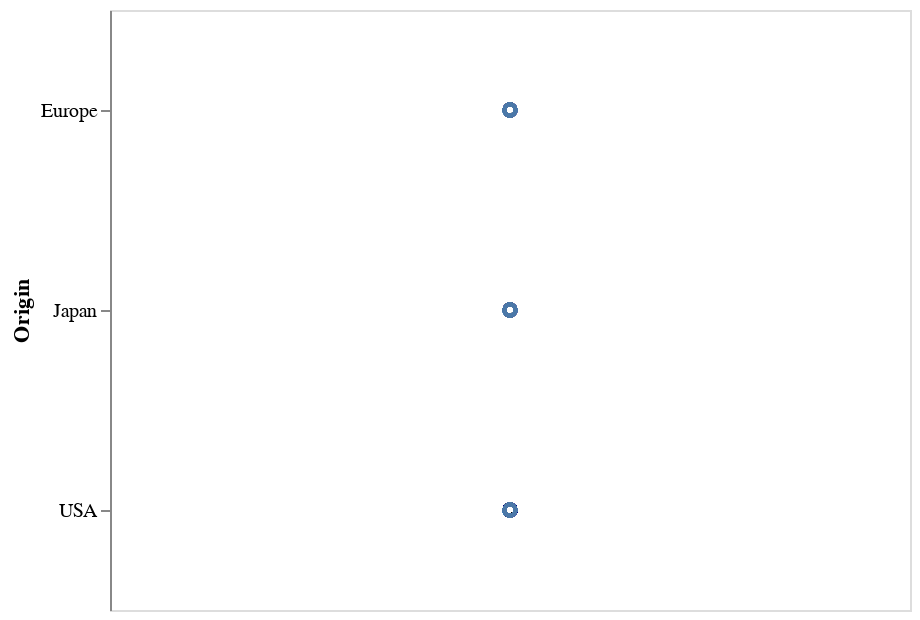

This figure's notebook cell:
### Markdown cell above
### Codificaciones (*Encodings*)

El siguiente paso es añadir al gráfico **canales de codificación visual** (*visual encoding channels* o *encodings* para abreviar). Un canal de codificación específica como una dada columna de los datos debe ser mapeada a las propiedades visuales del gráfico.
Varias de las codificaciones visuales más utilizadas son:

* ``x``: valor en el eje x
* ``y``: valor en el eje y
* ``color``: color del marcador
* ``opacity``: transparencia u opacidad del marcador
* ``shape``: forma del marcador
* ``size``: tamaño del marcador
* ``row``: fila dentro de una grilla de gráficos
* ``column``: columna dentro de una grilla de gráficos

Para ver una lista completa de estas codificaciones, ver la seccion de [Encodings](https://altair-viz.github.io/user_guide/encoding.html) dentro de la documentación.
Las codificaciones visuales se pueden crear con el método ``encode()`` del objeto ``Chart``. Por ejemplo, podemos empezar mapeando el eje ``y`` a la columna ``Origin``:

### Code cell
alt.Chart(cars).mark_point().encode(
    y='Origin'
)

### Figure 1 — Vega-Lite specification as saved in the notebook (floating-point values rounded to 4 significant figures; data arrays with more than 128 entries replaced by an {"elided": "..."} marker saying what was removed)
{"$schema": "https://vega.github.io/schema/vega-lite/v2.6.0.json", "config": {"view": {"height": 300, "width": 400}}, "data": {"name": "data-f02450ab61490a1363517a0190416235"}, "datasets": {"data-f02450ab61490a1363517a0190416235": {"elided": "406 records"}}, "encoding": {"y": {"field": "Origin", "type": "nominal"}}, "mark": "point"}
